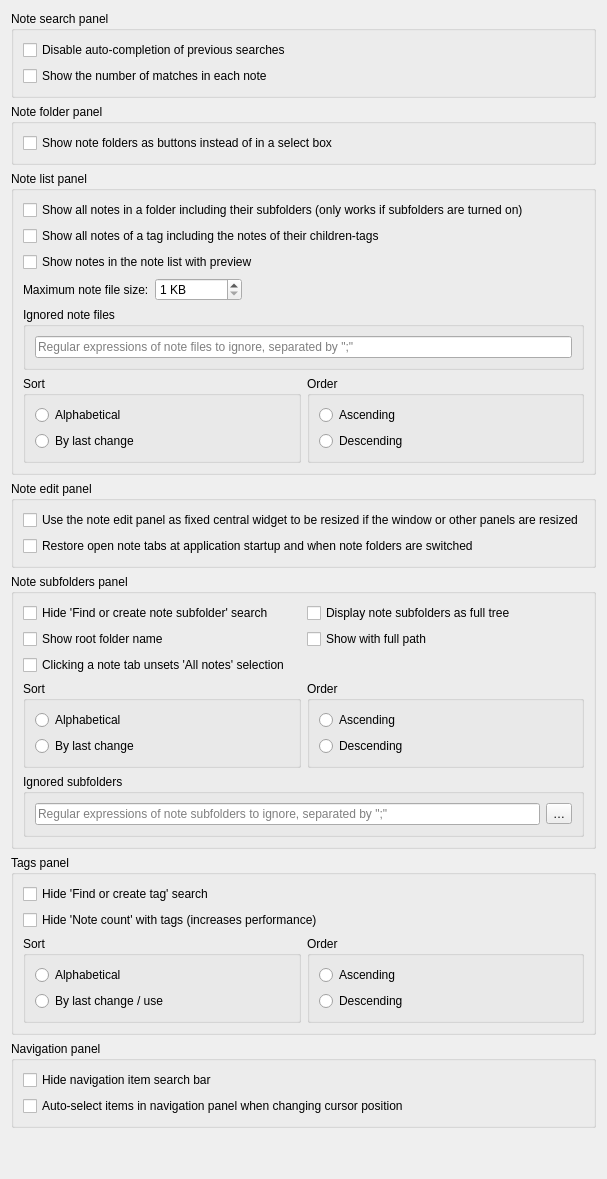
           <widget class="QWidget" name="panelsPage">
            <property name="enabled">
             <bool>true</bool>
            </property>
            <layout class="QGridLayout" name="gridLayout_63">
             <item row="2" column="0">
              <widget class="QGroupBox" name="notesPanelGroupBox">
               <property name="title">
                <string>Note list panel</string>
               </property>
               <layout class="QGridLayout" name="gridLayout_61">
                <item row="0" column="1" colspan="2">
                 <widget class="QCheckBox" name="noteSubfoldersPanelShowNotesRecursivelyCheckBox">
                  <property name="text">
                   <string>Show all notes in a folder including their subfolders (only works if subfolders are turned on)</string>
                  </property>
                 </widget>
                </item>
                <item row="1" column="1" colspan="2">
                 <widget class="QCheckBox" name="taggingShowNotesRecursivelyCheckBox">
                  <property name="text">
                   <string>Show all notes of a tag including the notes of their children-tags</string>
                  </property>
                 </widget>
                </item>
                <item row="2" column="1" colspan="2">
                 <widget class="QCheckBox" name="noteListPreviewCheckBox">
                  <property name="text">
                   <string>Show notes in the note list with preview</string>
                  </property>
                 </widget>
                </item>
                <item row="3" column="1" colspan="2">
                 <widget class="QFrame" name="maxNoteFileSizeFrame">
                  <property name="minimumSize">
                   <size>
                    <width>0</width>
                    <height>0</height>
                   </size>
                  </property>
                  <property name="toolTip">
                   <string>Notes larger than this will not be shown in the note list</string>
                  </property>
                  <layout class="QHBoxLayout" name="horizontalLayout_16">
                   <property name="leftMargin">
                    <number>0</number>
                   </property>
                   <property name="topMargin">
                    <number>0</number>
                   </property>
                   <property name="rightMargin">
                    <number>0</number>
                   </property>
                   <property name="bottomMargin">
                    <number>0</number>
                   </property>
                   <item>
                    <widget class="QLabel" name="maxNoteFileSizeLabel">
                     <property name="text">
                      <string>Maximum note file size:</string>
                     </property>
                    </widget>
                   </item>
                   <item>
                    <widget class="QSpinBox" name="maxNoteFileSizeSpinBox">
                     <property name="suffix">
                      <string notr="true"> KB</string>
                     </property>
                     <property name="minimum">
                      <number>1</number>
                     </property>
                     <property name="maximum">
                      <number>1000000</number>
                     </property>
                    </widget>
                   </item>
                   <item>
                    <spacer name="maxNoteFileSizeSpacer">
                     <property name="orientation">
                      <enum>Qt::Orientation::Horizontal</enum>
                     </property>
                     <property name="sizeHint" stdset="0">
                      <size>
                       <width>40</width>
                       <height>20</height>
                      </size>
                     </property>
                    </spacer>
                   </item>
                  </layout>
                 </widget>
                </item>
                <item row="5" column="1">
                 <widget class="QGroupBox" name="notesPanelSortGroupBox">
                  <property name="title">
                   <string>Sort</string>
                  </property>
                  <layout class="QVBoxLayout" name="verticalLayout_16">
                   <item>
                    <widget class="QRadioButton" name="notesPanelSortAlphabeticalRadioButton">
                     <property name="text">
                      <string>Alphabetical</string>
                     </property>
                    </widget>
                   </item>
                   <item>
                    <widget class="QRadioButton" name="notesPanelSortByLastChangeRadioButton">
                     <property name="text">
                      <string>By last change</string>
                     </property>
                    </widget>
                   </item>
                  </layout>
                 </widget>
                </item>
                <item row="5" column="2">
                 <widget class="QGroupBox" name="notesPanelOrderGroupBox">
                  <property name="enabled">
                   <bool>true</bool>
                  </property>
                  <property name="title">
                   <string>Order</string>
                  </property>
                  <layout class="QVBoxLayout" name="verticalLayout_15">
                   <item>
                    <widget class="QRadioButton" name="notesPanelOrderAscendingRadioButton">
                     <property name="enabled">
                      <bool>true</bool>
                     </property>
                     <property name="text">
                      <string>Ascending</string>
                     </property>
                    </widget>
                   </item>
                   <item>
                    <widget class="QRadioButton" name="notesPanelOrderDescendingRadioButton">
                     <property name="text">
                      <string>Descending</string>
                     </property>
                    </widget>
                   </item>
                  </layout>
                 </widget>
                </item>
                <item row="4" column="1" colspan="2">
                 <widget class="QGroupBox" name="groupBox_39">
                  <property name="toolTip">
                   <string>Regular expressions of note files to ignore, separated by &quot;;&quot;</string>
                  </property>
                  <property name="title">
                   <string>Ignored note files</string>
                  </property>
                  <layout class="QHBoxLayout" name="horizontalLayout_14">
                   <item>
                    <widget class="QLineEdit" name="ignoredNoteFilesLineEdit">
                     <property name="placeholderText">
                      <string>Regular expressions of note files to ignore, separated by &quot;;&quot;</string>
                     </property>
                     <property name="clearButtonEnabled">
                      <bool>true</bool>
                     </property>
                    </widget>
                   </item>
                  </layout>
                 </widget>
                </item>
               </layout>
              </widget>
             </item>
             <item row="4" column="0">
              <widget class="QGroupBox" name="noteSubfoldersPanelGroupBox">
               <property name="title">
                <string>Note subfolders panel</string>
               </property>
               <layout class="QGridLayout" name="gridLayout_56">
                <item row="5" column="0">
                 <widget class="QGroupBox" name="noteSubfoldersPanelSortGroupBox">
                  <property name="title">
                   <string>Sort</string>
                  </property>
                  <layout class="QVBoxLayout" name="verticalLayout_17">
                   <item>
                    <widget class="QRadioButton" name="noteSubfoldersPanelSortAlphabeticalRadioButton">
                     <property name="text">
                      <string>Alphabetical</string>
                     </property>
                    </widget>
                   </item>
                   <item>
                    <widget class="QRadioButton" name="noteSubfoldersPanelSortByLastChangeRadioButton">
                     <property name="text">
                      <string>By last change</string>
                     </property>
                    </widget>
                   </item>
                  </layout>
                 </widget>
                </item>
                <item row="0" column="1">
                 <widget class="QCheckBox" name="noteSubfoldersPanelDisplayAsFullTreeCheckBox">
                  <property name="text">
                   <string>Display note subfolders as full tree</string>
                  </property>
                 </widget>
                </item>
                <item row="1" column="1">
                 <widget class="QCheckBox" name="noteSubfoldersPanelShowFullPathCheckBox">
                  <property name="text">
                   <string>Show with full path</string>
                  </property>
                 </widget>
                </item>
                <item row="6" column="0" colspan="2">
                 <widget class="QGroupBox" name="groupBox_30">
                  <property name="toolTip">
                   <string>Regular expressions of note subfolders to ignore, separated by &quot;;&quot;</string>
                  </property>
                  <property name="title">
                   <string>Ignored subfolders</string>
                  </property>
                  <layout class="QHBoxLayout" name="horizontalLayout_10">
                   <item>
                    <widget class="QLineEdit" name="ignoreNoteSubFoldersLineEdit">
                     <property name="placeholderText">
                      <string>Regular expressions of note subfolders to ignore, separated by &quot;;&quot;</string>
                     </property>
                     <property name="clearButtonEnabled">
                      <bool>true</bool>
                     </property>
                    </widget>
                   </item>
                   <item>
                    <widget class="QToolButton" name="ignoreNoteSubFoldersResetButton">
                     <property name="toolTip">
                      <string>Reset ignored subfolders</string>
                     </property>
                     <property name="text">
                      <string notr="true">…</string>
                     </property>
                     <property name="icon">
                      <iconset theme="edit-clear" resource="../breeze-qownnotes.qrc">
                       <normaloff>:/icons/breeze-qownnotes/16x16/edit-clear.svg</normaloff>:/icons/breeze-qownnotes/16x16/edit-clear.svg</iconset>
                     </property>
                    </widget>
                   </item>
                  </layout>
                 </widget>
                </item>
                <item row="1" column="0">
                 <widget class="QCheckBox" name="noteSubfoldersPanelShowRootFolderNameCheckBox">
                  <property name="text">
                   <string>Show root folder name</string>
                  </property>
                 </widget>
                </item>
                <item row="0" column="0">
                 <widget class="QCheckBox" name="noteSubfoldersPanelHideSearchCheckBox">
                  <property name="text">
                   <string>Hide 'Find or create note subfolder' search</string>
                  </property>
                 </widget>
                </item>
                <item row="5" column="1">
                 <widget class="QGroupBox" name="noteSubfoldersPanelOrderGroupBox">
                  <property name="title">
                   <string>Order</string>
                  </property>
                  <layout class="QVBoxLayout" name="verticalLayout_18">
                   <item>
                    <widget class="QRadioButton" name="noteSubfoldersPanelOrderAscendingRadioButton">
                     <property name="text">
                      <string>Ascending</string>
                     </property>
                    </widget>
                   </item>
                   <item>
                    <widget class="QRadioButton" name="noteSubfoldersPanelOrderDescendingRadioButton">
                     <property name="text">
                      <string>Descending</string>
                     </property>
                    </widget>
                   </item>
                  </layout>
                 </widget>
                </item>
                <item row="2" column="0">
                 <widget class="QCheckBox" name="noteSubfoldersPanelTabsUnsetAllNotesSelectionCheckBox">
                  <property name="text">
                   <string>Clicking a note tab unsets 'All notes' selection</string>
                  </property>
                 </widget>
                </item>
               </layout>
              </widget>
             </item>
             <item row="3" column="0">
              <widget class="QGroupBox" name="noteEditPanelGroupBox">
               <property name="title">
                <string>Note edit panel</string>
               </property>
               <layout class="QGridLayout" name="gridLayout_67">
                <item row="0" column="1" colspan="2">
                 <widget class="QCheckBox" name="noteEditCentralWidgetCheckBox">
                  <property name="toolTip">
                   <string>If this is disabled you are able to create more complex panel layouts, but all panels will be resized if the window is resized</string>
                  </property>
                  <property name="text">
                   <string>Use the note edit panel as fixed central widget to be resized if the window or other panels are resized</string>
                  </property>
                 </widget>
                </item>
                <item row="1" column="1" colspan="2">
                 <widget class="QCheckBox" name="restoreNoteTabsCheckBox">
                  <property name="text">
                   <string>Restore open note tabs at application startup and when note folders are switched</string>
                  </property>
                 </widget>
                </item>
               </layout>
              </widget>
             </item>
             <item row="6" column="0">
              <widget class="QGroupBox" name="navigationPanelGroupBox">
               <property name="title">
                <string>Navigation panel</string>
               </property>
               <layout class="QVBoxLayout" name="verticalLayout_25">
                <item>
                 <widget class="QCheckBox" name="navigationPanelHideSearchCheckBox">
                  <property name="text">
                   <string>Hide navigation item search bar</string>
                  </property>
                 </widget>
                </item>
                <item>
                 <widget class="QCheckBox" name="navigationPanelAutoSelectCheckBox">
                  <property name="text">
                   <string>Auto-select items in navigation panel when changing cursor position</string>
                  </property>
                 </widget>
                </item>
               </layout>
              </widget>
             </item>
             <item row="5" column="0">
              <widget class="QGroupBox" name="tagsPanelGroupBox">
               <property name="title">
                <string>Tags panel</string>
               </property>
               <layout class="QGridLayout" name="gridLayout_57">
                <item row="2" column="0">
                 <widget class="QGroupBox" name="tagsPanelSortGroupBox">
                  <property name="title">
                   <string>Sort</string>
                  </property>
                  <layout class="QVBoxLayout" name="verticalLayout_19">
                   <item>
                    <widget class="QRadioButton" name="tagsPanelSortAlphabeticalRadioButton">
                     <property name="text">
                      <string>Alphabetical</string>
                     </property>
                    </widget>
                   </item>
                   <item>
                    <widget class="QRadioButton" name="tagsPanelSortByLastChangeRadioButton">
                     <property name="text">
                      <string>By last change / use</string>
                     </property>
                    </widget>
                   </item>
                  </layout>
                 </widget>
                </item>
                <item row="2" column="1">
                 <widget class="QGroupBox" name="tagsPanelOrderGroupBox">
                  <property name="title">
                   <string>Order</string>
                  </property>
                  <layout class="QVBoxLayout" name="verticalLayout_20">
                   <item>
                    <widget class="QRadioButton" name="tagsPanelOrderAscendingRadioButton">
                     <property name="text">
                      <string>Ascending</string>
                     </property>
                    </widget>
                   </item>
                   <item>
                    <widget class="QRadioButton" name="tagsPanelOrderDescendingRadioButton">
                     <property name="text">
                      <string>Descending</string>
                     </property>
                    </widget>
                   </item>
                  </layout>
                 </widget>
                </item>
                <item row="0" column="0" colspan="2">
                 <widget class="QCheckBox" name="tagsPanelHideSearchCheckBox">
                  <property name="text">
                   <string>Hide 'Find or create tag' search</string>
                  </property>
                 </widget>
                </item>
                <item row="1" column="0" colspan="2">
                 <widget class="QCheckBox" name="tagsPanelHideNoteCountCheckBox">
                  <property name="text">
                   <string>Hide 'Note count' with tags (increases performance)</string>
                  </property>
                 </widget>
                </item>
               </layout>
              </widget>
             </item>
             <item row="7" column="0">
              <spacer name="verticalSpacer_14">
               <property name="orientation">
                <enum>Qt::Vertical</enum>
               </property>
               <property name="sizeHint" stdset="0">
                <size>
                 <width>20</width>
                 <height>40</height>
                </size>
               </property>
              </spacer>
             </item>
             <item row="0" column="0">
              <widget class="QGroupBox" name="notesPanelGroupBox_2">
               <property name="title">
                <string>Note search panel</string>
               </property>
               <layout class="QGridLayout" name="gridLayout_69">
                <item row="0" column="1">
                 <widget class="QCheckBox" name="disableSavedSearchesAutoCompletionCheckBox">
                  <property name="text">
                   <string>Disable auto-completion of previous searches</string>
                  </property>
                 </widget>
                </item>
                <item row="1" column="1">
                 <widget class="QCheckBox" name="showMatchesCheckBox">
                  <property name="text">
                   <string>Show the number of matches in each note</string>
                  </property>
                 </widget>
                </item>
               </layout>
              </widget>
             </item>
             <item row="1" column="0">
              <widget class="QGroupBox" name="noteFolderPanelGroupBox">
               <property name="title">
                <string>Note folder panel</string>
               </property>
               <layout class="QGridLayout" name="gridLayout_75">
                <item row="0" column="1" colspan="2">
                 <widget class="QCheckBox" name="noteFolderButtonsCheckBox">
                  <property name="text">
                   <string>Show note folders as buttons instead of in a select box</string>
                  </property>
                 </widget>
                </item>
               </layout>
              </widget>
             </item>
            </layout>
           </widget>
